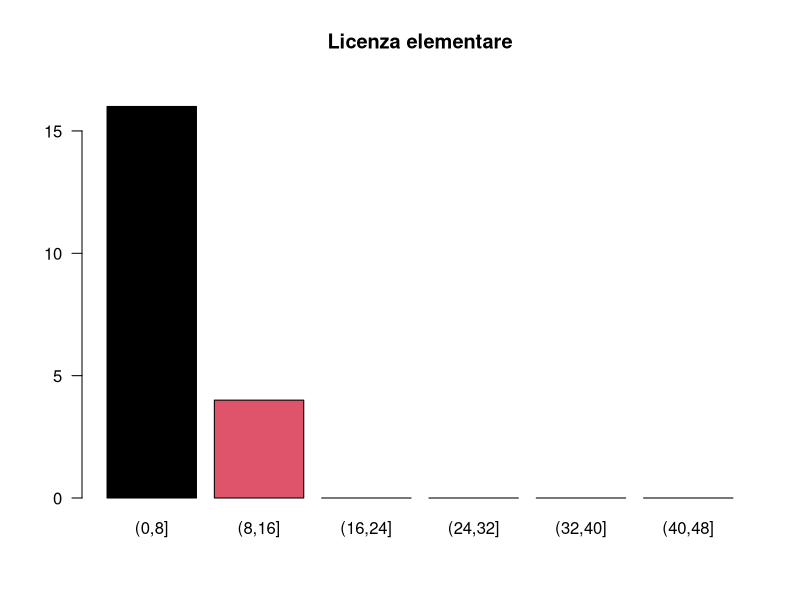
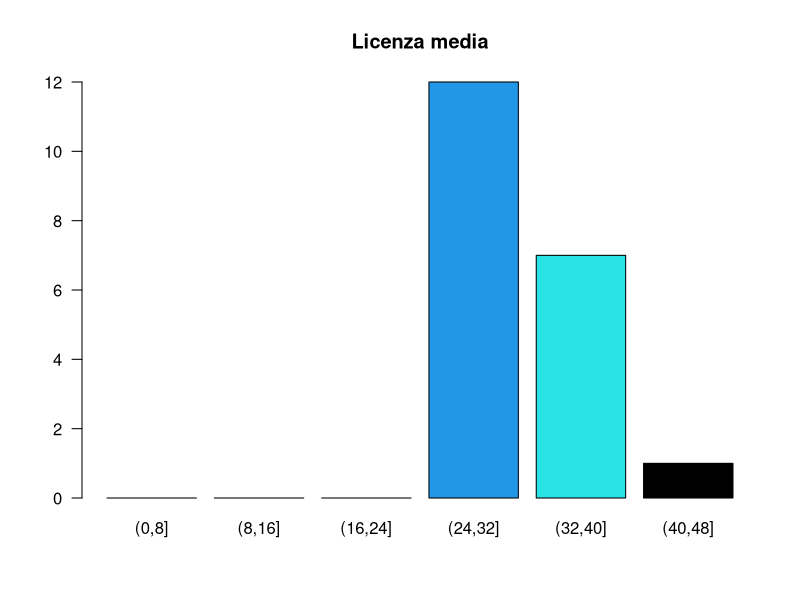
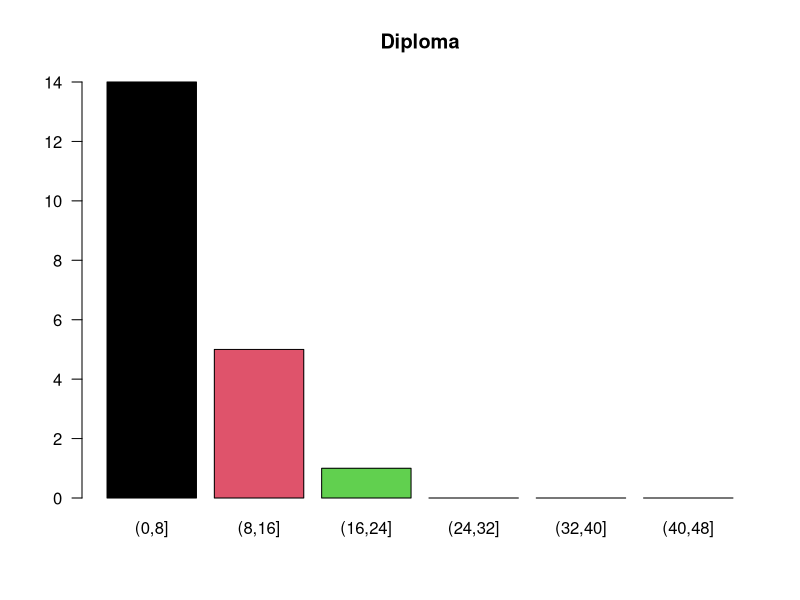
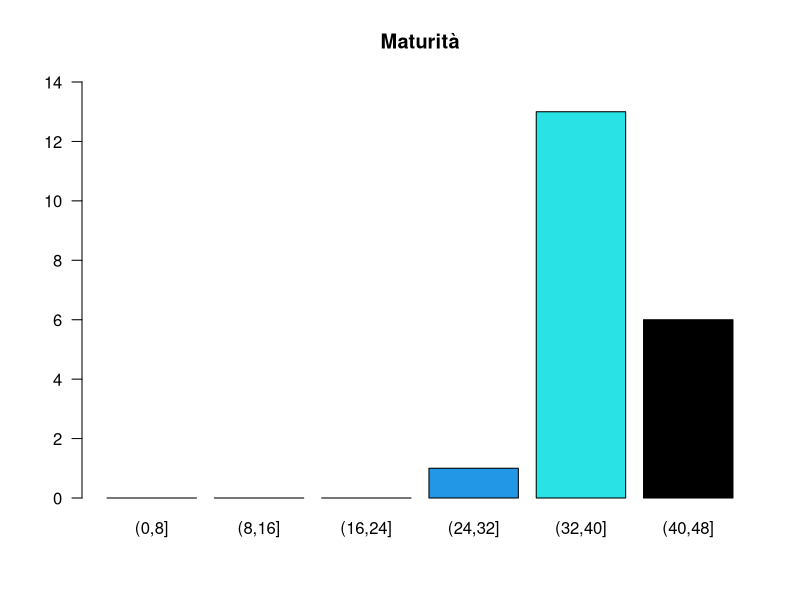
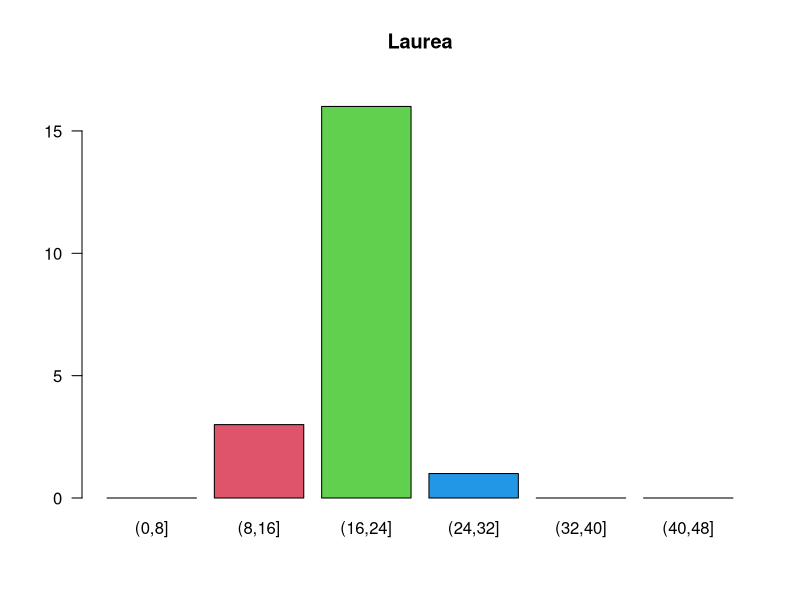
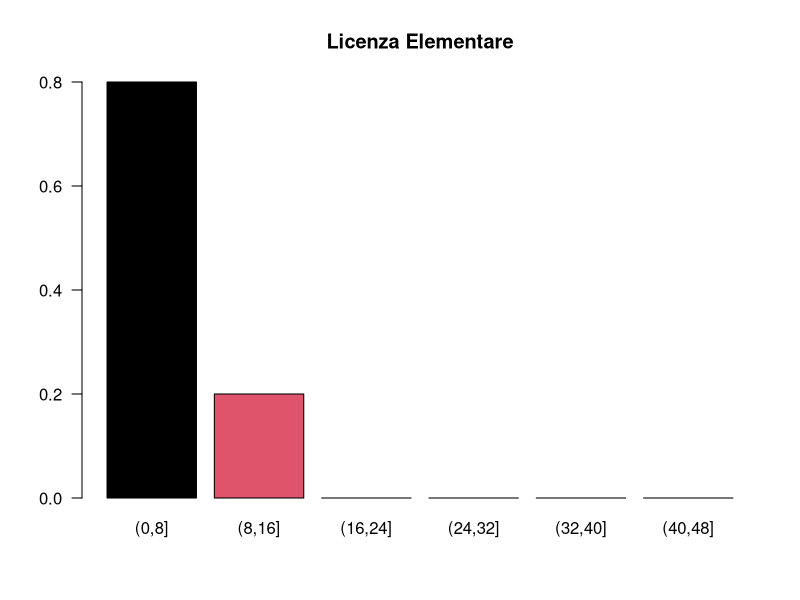
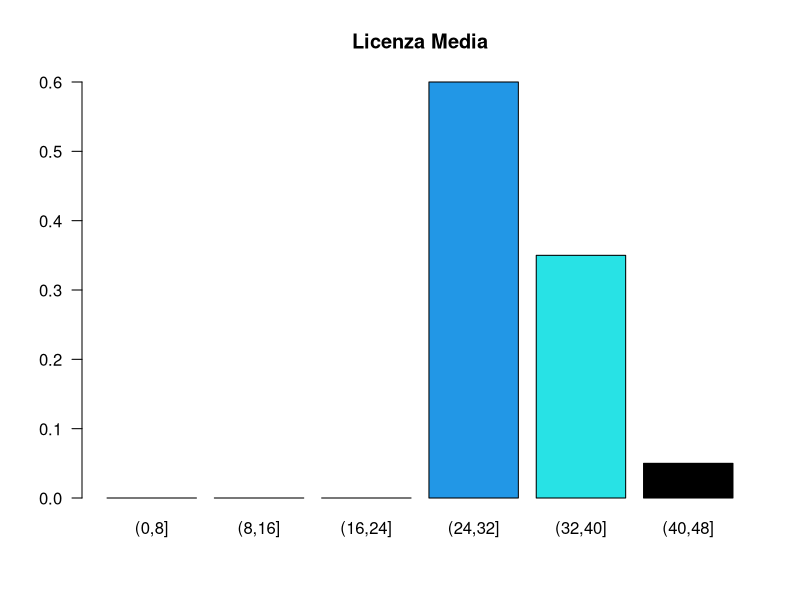
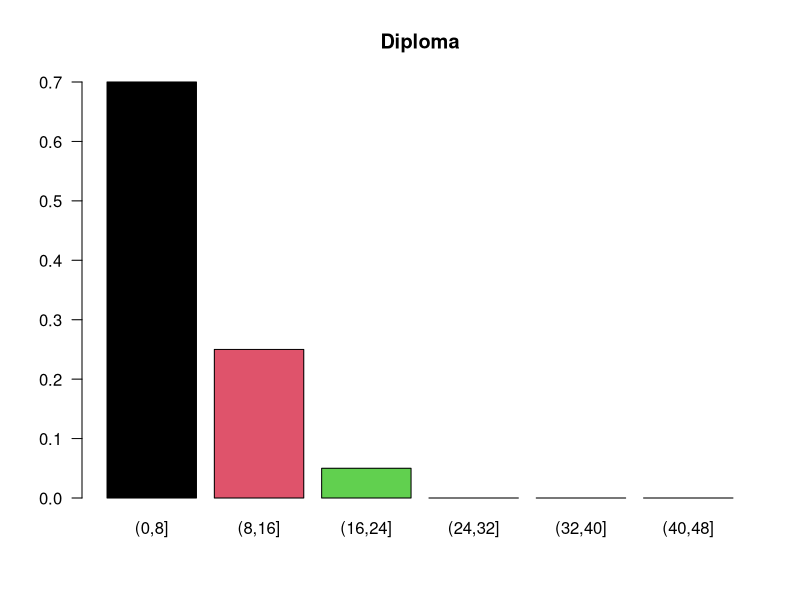

These charts were generated, in order, by the following R code: (Note: this script raises an error after producing the figures.)
licenza_elementare_o_nessuno <- c(3.4, 3.0, 2.6, 2.8, 2.1, 2.6, 2.3, 2.7, 3.8, 3.0, 3.4, 3.1, 3.6, 4.3, 9.9, 9.5, 5.6, 10.4, 9.1, 5.6)
licenza_media <- c(33.1, 34.8, 28.6, 32.0, 30.2, 31.8, 26.3, 28.7, 31.5, 25.3, 31.1, 26.1, 28.4, 34.1, 36.1, 38.9, 30.7, 34.6 ,38.2, 41.3)
diploma <- c(9.7, 7.5, 6.6, 10.4, 18.3, 11.7, 11.9, 8.7, 5.5, 6.2, 6.4, 2.9, 3.9, 3.1, 3.1, 2.8, 3.9, 2.1, 2.1, 2.4)
maturita <- c(33.7, 34.8, 40.2, 33.0, 29.4, 33.9, 37.8, 36.3, 37.8, 42.2, 37.6, 40.7, 42.7, 40.3, 34.4, 33.3, 42.0, 36.8, 35.5, 32.8)
laurea <- c(19.8, 19.6, 21.8, 21.6, 19.8, 19.7, 21.3, 23.3, 21.1, 23.1, 21.1, 26.9, 21.1, 18.6, 16.2, 15.3, 17.5, 15.9, 14.9, 17.6)

matricePopolazionePerTitoliDiStudio <- cbind(licenza_elementare_o_nessuno, licenza_media, diploma, maturita, laurea)
regioni <- c("Piemonte", "Valle d'Aosta", "Liguria", "Lombardia", "Trentino Alto Adige","Veneto", "Friuli-Venezia Giulia", "Emilia-Romagna", "Toscana","Umbria", "Marche","Lazio", "Abruzzo", "Molise", "Campania", "Puglia", "Basilicata", "Calabria", "Sicilia", "Sardegna")
rownames(matricePopolazionePerTitoliDiStudio) <- regioni
titoli <- c("Elementare o nessun titolo", "Medie", "Diploma", "Maturità", "Laurea")
colnames(matricePopolazionePerTitoliDiStudio) <- titoli

regioniAbbreviate <- c("PIE","VDA","LIG","LOM","TAA","VEN","FVG","ER","TOS", "UMB","MAR","LAZ","ABR","MOL","CAM","PUG","BAS","CAL","SIC","SAR")

classiScelte <- c(0,8,16,24,32,40,48)

table(cut(licenza_elementare_o_nessuno,classiScelte))
barplot(table(cut(licenza_elementare_o_nessuno,classiScelte)), col = 1:5, main = "Licenza elementare", las=1, ylim = c(0,17))

table(cut(licenza_media,classiScelte))
barplot(table(cut(licenza_media,classiScelte)), col = 1:5, main = "Licenza media", las=1, ylim = c(0,12))

table(cut(diploma,classiScelte))
barplot(table(cut(diploma,classiScelte)), col = 1:5, main = "Diploma", las=1, ylim = c(0,14))

table(cut(maturita,classiScelte))
barplot(table(cut(maturita,classiScelte)), col = 1:5, main = "Maturità", las=1, ylim = c(0,14))

table(cut(laurea,classiScelte))
barplot(table(cut(laurea,classiScelte)), col = 1:5, main = "Laurea", las=1, ylim = c(0,17))


table(cut(licenza_elementare_o_nessuno,classiScelte))/length(licenza_elementare_o_nessuno)
barplot(table(cut(licenza_elementare_o_nessuno,classiScelte))/length(licenza_elementare_o_nessuno), col = 1:5, main = "Licenza Elementare", las=1, ylim = c(0,0.8))

table(cut(licenza_media,classiScelte))/length(licenza_media)
barplot(table(cut(licenza_media,classiScelte))/length(licenza_media), col = 1:5, main = "Licenza Media", las=1, ylim = c(0,0.6))

table(cut(diploma,classiScelte))/length(diploma)
barplot(table(cut(diploma,classiScelte))/length(diploma), col = 1:5, main = "Diploma", las=1, ylim = c(0,0.7))

table(cut(maturita,classiScelte))/length(maturita)
barplot(table(cut(maturita,classiScelte))/length(maturita), col = 1:5, main = "Maturità", las=1, ylim = c(0,0.7))

table(cut(laurea,classiScelte))/length(laurea)
barplot(table(cut(laurea,classiScelte))/length(laurea), col = 1:5, main = "Laurea", las=1, ylim = c(0,0.8))


barplot(matricePopolazionePerTitoliDiStudio[,1], col = 1:20, main = "Percentuale di persone con nessun titolo o licenza elementare",las=2, names.arg=regioniAbbreviate, ylim = c(0,15))
barplot(matricePopolazionePerTitoliDiStudio[,2], col = 1:20, main = "Percentuale di persone con la sola licenza media",las=2, names.arg=regioniAbbreviate, ylim = c(0,45))
barplot(matricePopolazionePerTitoliDiStudio[,3], col = 1:20, main = "Percentuale di persone con diploma professionale",las=2, names.arg=regioniAbbreviate, ylim = c(0,20))
barplot(matricePopolazionePerTitoliDiStudio[,4], col = 1:20, main = "Percentuale di persone con la maturità",las=2, names.arg=regioniAbbreviate, ylim = c(0,45))
barplot(matricePopolazionePerTitoliDiStudio[,5], col = 1:20, main = "Percentuale di persone con la laurea",las=2, names.arg=regioniAbbreviate, ylim = c(0,30))


italia <- c(
  rep("Licenza Elementare o Nessun Titolo",4.9),
  rep("Licenza Media",32.5),
  rep("Diploma",6.6),
  rep("Maturità",35.7),
  rep("Laurea",20.1)
)
pie(table(italia),col = 1:5)


plot(licenza_elementare_o_nessuno, ylab="Percentuale nessun titolo o licenza elementare", xlab="Regioni", col =1:20,type = "b",axes = FALSE)
box(which = "plot", lty = "solid")
axis(side=2)
axis(side=1, at=1:20, labels=regioniAbbreviate,cex.axis=0.50)

plot(licenza_media, ylab="Percentuale licenza media", xlab="Regioni", col =1:20,type = "b",axes = FALSE)
box(which = "plot", lty = "solid")
axis(side=2)
axis(side=1, at=1:20, labels=regioniAbbreviate,cex.axis=0.50)

plot(diploma, ylab="Percentuale Diploma", xlab="Regioni", col =1:20,type = "b",axes = FALSE)
box(which = "plot", lty = "solid")
axis(side=2)
axis(side=1, at=1:20, labels=regioniAbbreviate,cex.axis=0.50)

plot(maturita, ylab="Percentuale Maturità", xlab="Regioni", col =1:20,type = "b",axes = FALSE)
box(which = "plot", lty = "solid")
axis(side=2)
axis(side=1, at=1:20, labels=regioniAbbreviate,cex.axis=0.50)

plot(laurea, ylab="Percentuale Laurea", xlab="Regioni", col =1:20,type = "b",axes = FALSE)
box(which = "plot", lty = "solid")
axis(side=2)
axis(side=1, at=1:20, labels=regioniAbbreviate,cex.axis=0.50)


laureaHistOutput<-hist(laurea ,freq=TRUE ,main=" Istogramma laurea", ylab="Frequenza assoluta delle classi ",col = 1:7)
str(laureaHistOutput)
laureaHistOutput$breaks
laureaHistOutput$counts
laureaHistOutput$density
laureaHistOutput$mids
laureaHistOutput$density * 2

laureaHistOutputRel<-hist(laurea ,freq=FALSE ,main=" Istogramma laurea", ylab="Frequenza relativa delle classi ",col = 1:7)
str(laureaHistOutputRel)
laureaHistOutputRel$breaks
laureaHistOutputRel$counts
laureaHistOutputRel$density
laureaHistOutputRel$mids


quantile(licenza_elementare_o_nessuno)
summary(licenza_elementare_o_nessuno)

boxplot(licenza_elementare_o_nessuno, main = "boxplot nessun titolo o licenza elementare", col = "red", horizontal = TRUE)
axis(side=2, 3:12, cex.axis=0.80)
box()

summary(laurea)

elementariBoxPlotStats <- boxplot.stats(licenza_elementare_o_nessuno)
elementariBoxPlotStats$stats[1]
elementariBoxPlotStats$stats[5]
elementariBoxPlotStats$out

boxplot(licenza_media, main = "boxplot licenza media", col = "green", horizontal = TRUE)
axis(side=2, 3:12, cex.axis=0.80)
box()

mediaBoxPlotStats <- boxplot.stats(licenza_media)
mediaBoxPlotStats$stats[1]
mediaBoxPlotStats$stats[5]
mediaBoxPlotStats$out

boxplot(diploma, main = "boxplot diploma", col = "blue", horizontal = TRUE)
axis(side=2, 3:12, cex.axis=0.80)
box()

diplomaBoxPlotStats <- boxplot.stats(diploma)
diplomaBoxPlotStats$stats[1]
diplomaBoxPlotStats$stats[5]
diplomaBoxPlotStats$out

boxplot(maturita, main = "boxplot maturità", col = "purple", horizontal = TRUE)
axis(side=2, 3:12, cex.axis=0.80)
box()

maturitaBoxPlotStats <- boxplot.stats(maturita)
maturitaBoxPlotStats$stats[1]
maturitaBoxPlotStats$stats[5]
maturitaBoxPlotStats$out

boxplot(laurea, main = "boxplot laurea", col = "yellow", horizontal = TRUE)
axis(side=2, 3:12, cex.axis=0.80)
box()

laureaBoxPlotStats <- boxplot.stats(laurea)
laureaBoxPlotStats$stats[1]
laureaBoxPlotStats$stats[5]
laureaBoxPlotStats$out

boxplot(licenza_elementare_o_nessuno, licenza_media, diploma, maturita, laurea, col = c("red","green","blue","purple", "yellow"), names = c("Elementare", "Media", "Diploma", "Maturità", "Laurea"))

plot(licenza_media,laurea, main = "Percentuale conseguimento medie in funzione perncentuale laureati",  xlab = "Percentuale medie", ylab = "Percentuale laurea", col ="red")
abline (h=mediaCampionariaLaurea, col="green")
abline (h=medianaLaurea, lty=2, col="blue")
abline (v=mediaCampionariaMedie, col="green")
abline (v=medianaMedie, lty=2, col="blue")


pairs(matricePopolazionePerTitoliDiStudio,
      main = "Scatterplot per tutte le coppie di variabili")

plot(
  ecdf(laurea),
  main="Funzione di distribuzione empirica discreta relativo alle lauree ", verticals = TRUE , col="red")
ecdf(laurea)(17)


classiDistrEmpCont <-c(0, 5, 10, 15, 20, 25, 30, 35, 40, 45, 50)	

FrequenzaCumulateLicEle <- cumsum (table ( cut(licenza_elementare_o_nessuno , breaks =classiDistrEmpCont , right =FALSE )))/length (licenza_elementare_o_nessuno)

FrequenzaCumulateLicEle <- c(0,FrequenzaCumulateLicEle)
plot(classiDistrEmpCont , FrequenzaCumulateLicEle , type = "b", axes = FALSE , main = "Funzione di distribuzione empirica continua licenza elementare", col="red", xlab = "Classi", ylab = "Frequenze cumulate")
axis(1, classiDistrEmpCont, cex.axis=0.80)
axis(2, format (FrequenzaCumulateLicEle , digits = 2), cex.axis=0.80)
box ()


FrequenzaCumulateLicMed <- cumsum (table ( cut(licenza_media , breaks =classiDistrEmpCont , right =FALSE )))/length (licenza_media)

FrequenzaCumulateLicMed <- c(0,FrequenzaCumulateLicMed)
plot(classiDistrEmpCont , FrequenzaCumulateLicMed , type = "b", axes = FALSE , main = "Funzione di distribuzione empirica continua licenza media", col="green", xlab = "Classi", ylab = "Frequenze cumulate")
axis(1, classiDistrEmpCont, cex.axis=0.80)
axis(2, format (FrequenzaCumulateLicMed , digits = 2), cex.axis=0.80)
box ()

FrequenzaCumulateDip <- cumsum (table ( cut(diploma , breaks =classiDistrEmpCont , right =FALSE )))/length (diploma)

FrequenzaCumulateDip <- c(0,FrequenzaCumulateDip)
plot(classiDistrEmpCont , FrequenzaCumulateDip , type = "b", axes = FALSE , main = "Funzione di distribuzione empirica continua diploma", col="blue", xlab = "Classi", ylab = "Frequenze cumulate")
axis(1, classiDistrEmpCont, cex.axis=0.80)
axis(2, format (FrequenzaCumulateDip , digits = 2), cex.axis=0.80)
box ()

FrequenzaCumulateMat <- cumsum (table ( cut(maturita , breaks =classiDistrEmpCont , right =FALSE )))/length (maturita)

FrequenzaCumulateMat <- c(0,FrequenzaCumulateMat)
plot(classiDistrEmpCont , FrequenzaCumulateMat , type = "b", axes = FALSE , main = "Funzione di distribuzione empirica continua maturità", col="purple", xlab = "Classi", ylab = "Frequenze cumulate")
axis(1, classiDistrEmpCont, cex.axis=0.80)
axis(2, format (FrequenzaCumulateMat , digits = 2), cex.axis=0.80)
abline (h=0.5, lty=2, col="blue")
box ()

FrequenzaCumulateLau <- cumsum (table ( cut(laurea , breaks =classiDistrEmpCont , right =FALSE )))/length (laurea)

FrequenzaCumulateLau <- c(0,FrequenzaCumulateLau)
plot(classiDistrEmpCont , FrequenzaCumulateLau , type = "b", axes = FALSE , main = "Funzione di distribuzione empirica continua laurea", col="gold2", xlab = "Classi", ylab = "Frequenze cumulate")
axis(1, classiDistrEmpCont, cex.axis=0.80)
axis(2, format (FrequenzaCumulateLau , digits = 2), cex.axis=0.80)
box ()

boxplot(licenza_elementare_o_nessuno, main = "Boxplot Elementare", col = "red", horizontal = TRUE)
axis(side=2, 3:12, cex.axis=0.80)
box()

boxplot(licenza_media, main = "Boxplot Media", col = "green", horizontal = TRUE)
axis(side=2, 3:12, cex.axis=0.80)
box()

boxplot(diploma, main = "Boxplot Diploma", col = "blue", horizontal = TRUE)
axis(side=2, 3:12, cex.axis=0.80)
box()

boxplot(maturita, main = "Boxplot Maturità", col = "purple", horizontal = TRUE)
axis(side=2, 3:12, cex.axis=0.80)
box()

boxplot(laurea, main = "Boxplot Laurea", col = "yellow", horizontal = TRUE)
axis(side=2, 3:12, cex.axis=0.80)
box()

mediaCampionariaElementari <- mean(licenza_elementare_o_nessuno)
mediaCampionariaElementari

mediaCampionariaMedie <- mean(licenza_media)
mediaCampionariaMedie

mediaCampionariaDiploma <- mean(diploma)
mediaCampionariaDiploma

mediaCampionariaMaturita <- mean(maturita)
mediaCampionariaMaturita

mediaCampionariaLaurea <- mean(laurea)
mediaCampionariaLaurea


medianaElementari <- median(licenza_elementare_o_nessuno) 
medianaElementari

medianaMedie <- median(licenza_media) 
medianaMedie

medianaDiploma <- median(diploma) 
medianaDiploma

medianaMaturita <- median(maturita) 
medianaMaturita

medianaLaurea <- median(laurea) 
medianaLaurea

quantile(laurea)
quantile(laurea, type = 2)
quantile(laurea, type = 1)


varianzaElementari <- var(licenza_elementare_o_nessuno) 
varianzaElementari

varianzaMedie <- var(licenza_media) 
varianzaMedie

varianzaDiploma <- var(diploma)
varianzaDiploma

varianzaMaturita <- var(maturita) 
varianzaMaturita

varianzaLaurea <- var(laurea)
varianzaLaurea


deviazioneStandardElementari <- sd(licenza_elementare_o_nessuno)
deviazioneStandardElementari

deviazioneStandardMedie <- sd(licenza_media)
deviazioneStandardMedie

deviazioneStandardDiploma <- sd(diploma)
deviazioneStandardDiploma

deviazioneStandardMaturita <- sd(maturita)
deviazioneStandardMaturita

deviazioneStandardLaurea <- sd(laurea)
deviazioneStandardLaurea

cv <- function (x){
  sd(x)/abs(mean(x))
}

cvElementare <- cv(licenza_elementare_o_nessuno)
cvMedie <- cv(licenza_media)
cvDiploma <- cv(diploma)
cvMaturita <- cv(maturita) 
cvLaurea <- cv(laurea)

cvElementare
cvMedie
cvDiploma
cvMaturita 
cvLaurea
               
               
skw <-function (x){ n<-length (x)
m2  <-(n  -1)*var(x)/n
m3  <-  (sum(  (x-mean(x))^3))/n
m3/(m2  ^1.5)
}

skw(licenza_elementare_o_nessuno)
skw(licenza_media)
skw(diploma)
skw(maturita)
skw(laurea)


curt <-function (x){ n<-length (x)
m2  <-(n-1)*var  (x)/n
m4  <-  (sum(  (x-mean(x))^4)  )/n
m4/(m2^2)  -3
}

curt(licenza_elementare_o_nessuno)
curt(licenza_media)
curt(diploma)
curt(maturita)
curt(laurea)


covarianzaMedLau <- cov(licenza_media,laurea) 
covarianzaMedLau

coefficienteCorrelazioneMedLau <- cor(licenza_media,laurea) 
coefficienteCorrelazioneMedLau

plot(licenza_media ,laurea ,main="Retta di regressione ", xlab="Licenza media",ylab="Laurea", col ="red")
abline (lm(laurea~licenza_media ), col="blue")
stime <-fitted (lm(laurea~licenza_media))
segments (licenza_media ,stime ,licenza_media,laurea , col =" magenta ")

residui <-resid (lm(laurea ~ licenza_media ))
plot(licenza_media ,residui , main=" Diagramma  dei  residui ", xlab=" Medie",ylab=" Residui ",pch =9, col ="red ")
abline (h=0, col ="blue ",lty =2)

plot(valoriStimati , residuiStandardizzati , main =" Residui standard rispetto  ai valori   stimati ", xlab="Valori   stimati ",ylab =" Residui   standard ",pch =5, col ="red ")
abline (h=0, col ="blue ",lty =2)

plot( valoriStimatiMult , residuiStandardizzatiMulti , main=" Residui standard rispetto ai valori stimati (Regressione Multipla)", xlab=" Valori   stimati ",ylab=" Residui   standard ",pch =5, col ="red ")
abline (h=0, col =" blue",lty =2)

plot(diploma ,laurea ,main="Scatterplot laurea in funzione di diploma ", xlab="Diploma",ylab="Laurea", col ="red")
abline (lm(laurea~diploma ), col="blue")

beta <-(sd(laurea )/sd(licenza_media ))*cor(licenza_media ,laurea)
alpha <-mean(laurea)-beta*mean(licenza_media)
c(alpha ,beta)

linearModel <- lm(laurea~licenza_media) 
linearModel
attributes(linearModel)
linearModel$coefficients

valoriStimati <- fitted(lm(laurea~licenza_media))
valoriStimati
linearModel$fitted.values

valoriResidui <- resid(lm(laurea~licenza_media))
valoriResidui
linearModel$residuals

residuiStandardizzati <- valoriResidui/sd(valoriResidui)
residuiStandardizzati

median(linearModel$residuals)
var(linearModel$residuals)
sd(linearModel$residuals)

(cor(licenza_media,laurea))^2
summary(linearModel)$r.square

cov(matricePopolazionePerTitoliDiStudio)
cor(matricePopolazionePerTitoliDiStudio)

linearModelMultiplo <- lm(laurea~licenza_media+ licenza_elementare_o_nessuno+ diploma+ maturita)
linearModelMultiplo

valoriStimatiMult <- fitted(linearModelMultiplo) 
valoriStimatiMult
linearModelMultiplo$fitted.values

valoriResiduiMult <- resid(linearModelMultiplo)
valoriResiduiMult
linearModelMultiplo$residuals

median(linearModelMultiplo$residuals)
var(linearModelMultiplo$residuals)
sd(linearModelMultiplo$residuals)

residuiStandardizzatiMulti <- valoriResiduiMult/sd(valoriResiduiMult)
residuiStandardizzatiMulti

summary(linearModelMultiplo)$r.square

summary(lm(laurea~diploma))$r.square

regressionePolinomiale <-lm(laurea~diploma+I((diploma)^2)) 
regressionePolinomiale

summary (regressionePolinomiale)$r.square

plot(diploma,laurea,main="Lineare",xlab="Diploma",ylab="Laurea" , col = "red")
alpha <- regressionePolinomiale$coefficients[[1]]
beta <- regressionePolinomiale$coefficients[[2]]
gamma <- regressionePolinomiale$coefficients[[3]]
abline(lm(laurea~diploma), col = "blue")
curve (alpha+beta*x+gamma*x^2, add=TRUE, col = "green")
stime <- fitted (lm(laurea~diploma+I((diploma)^2)))
segments (diploma , stime, diploma,laurea , col =" magenta ")


matriceDistanzeEuclidea <- dist(matricePopolazionePerTitoliDiStudio, method = "euclidean", diag = FALSE, upper = FALSE)
dist(matricePopolazionePerTitoliDiStudio, method = "manhattan", diag = FALSE, upper = FALSE)
dist(matricePopolazionePerTitoliDiStudio, method = "maximum", diag = FALSE, upper = FALSE)
dist(matricePopolazionePerTitoliDiStudio, method =  "minkowski", 3, diag = FALSE, upper = FALSE)
dist(matricePopolazionePerTitoliDiStudio, method = "canberra", diag = FALSE, upper = FALSE)

hclust(dist(matricePopolazionePerTitoliDiStudio),method="complete")	
plot(hclust(dist(matricePopolazionePerTitoliDiStudio),method="complete"), main ="Dendrogramma esempio", xlab="Esempio",sub="")

numeroRighe <- nrow(matricePopolazionePerTitoliDiStudio) 
trHI <- (numeroRighe-1) *sum(apply(matricePopolazionePerTitoliDiStudio,2, var )) 
trHI

legameSingolo <- hclust(matriceDistanzeEuclidea,method="single")
legameSingolo$merge
legameSingolo$height

plot(hclust(dist(matriceDistanzeEuclidea),method="single"), main ="Dendrogramma esempio", xlab="Esempio",sub="")

plot(legameSingolo , hang = -1, xlab=" Metodo legame singolo",main = "Dendrogramma metodo legame singolo",sub ="suddivisione in 4 gruppi ")
axis( side =4, at=round (c(0, legameSingolo $ height ) ,2))
rect.hclust (legameSingolo , k = 4, border = " red ")

plot(c(0, legameSingolo$height ),seq (20 ,1) ,type="b", main=" Screeplot metodo legame singolo ",xlab=" Distanza  di  aggregazione",ylab="Numero  di  cluster ", col ="red ")

plot(legameCompleto , hang = -1, xlab=" Metodo legame completo",main = "Dendrogramma metodo legame completo",sub ="suddivisione in 4 gruppi ")
axis( side =4, at=round (c(0, legameCompleto $ height ) ,2))
rect.hclust (legameCompleto , k = 4, border = " red ")

plot(c(0, legameCompleto$height ),seq (20 ,1) ,type="b", main=" Screeplot metodo legame completo ",xlab=" Distanza  di  aggregazione",ylab="Numero  di  cluster ", col ="red ")

plot(legameMedio , hang = -1, xlab=" Metodo legame medio",main = "Dendrogramma metodo legame medio",sub ="suddivisione in 4 gruppi ")
axis( side =4, at=round (c(0, legameMedio $ height ) ,2))
rect.hclust (legameMedio , k = 4, border = " red ")

plot(c(0, legameMedio$height ),seq (20 ,1) ,type="b", main=" Screeplot metodo legame medio ",xlab=" Distanza  di  aggregazione",ylab="Numero  di  cluster ", col ="red ")

plot(metodoCentroide , hang = -1, xlab=" Metodo centroide",main = "Dendrogramma metodo centroide",sub ="suddivisione in 4 gruppi ")
axis( side =4, at=round (c(0, metodoCentroide $ height ) ,2))
rect.hclust (metodoCentroide , k = 4, border = " red ")

plot(metodoMediana , hang = -1, xlab=" Metodo mediana",main = "Dendrogramma metodo mediana",sub ="suddivisione in 4 gruppi ")
axis( side =4, at=round (c(0, metodoMediana $ height ) ,2))
rect.hclust (metodoMediana , k = 4, border = " red ")

taglio <-cutree (legameSingolo , k =3, h = NULL)
num <-table (taglio )
tagliolist <- list(taglio)
agvar <- aggregate (matricePopolazionePerTitoliDiStudio, tagliolist , var)[, -1]
trH1 <-(num [[1]] -1) * sum(agvar [1, ])
if(is.na(trH1)) trH1 <- 0
trH2 <-(num [[2]] -1) *sum(agvar [2, ])
if(is.na(trH2)) trH2 <- 0
trH3 <-(num [[3]] -1) *sum(agvar [3, ])
if(is.na(trH3)) trH3 <- 0
sum <- trH1 + trH2 +trH3
trB <- trHI -  sum 
trB/trHI

taglio <-cutree (legameSingolo , k = 4, h = NULL)
num <-table (taglio )
tagliolist <- list(taglio)
agvar <- aggregate (matricePopolazionePerTitoliDiStudio, tagliolist , var)[, -1]
trH1 <-(num [[1]] -1) * sum(agvar [1, ])
if(is.na(trH1)) trH1 <- 0
trH2 <-(num [[2]] -1) *sum(agvar [2, ])
if(is.na(trH2)) trH2 <- 0
trH3 <-(num [[3]] -1) *sum(agvar [3, ])
if(is.na(trH3)) trH3 <- 0
sum <- trH1 + trH2 +trH3
trB <- trHI -  sum 
trB/trHI

taglio <-cutree (legameSingolo , k = 5, h = NULL)
num <-table (taglio )
tagliolist <- list(taglio)
agvar <- aggregate (matricePopolazionePerTitoliDiStudio, tagliolist , var)[, -1]
trH1 <-(num [[1]] -1) * sum(agvar [1, ])
if(is.na(trH1)) trH1 <- 0
trH2 <-(num [[2]] -1) *sum(agvar [2, ])
if(is.na(trH2)) trH2 <- 0
trH3 <-(num [[3]] -1) *sum(agvar [3, ])
if(is.na(trH3)) trH3 <- 0
sum <- trH1 + trH2 +trH3
trB <- trHI -  sum 
trB/trHI

legameCompleto <- hclust(matriceDistanzeEuclidea,method="complete")
legameCompleto$merge
legameCompleto$height
legameCompleto$order
legameCompleto$labels
legameCompleto$method
legameCompleto$call
legameCompleto$dist.method

taglio <-cutree (legameCompleto , k = 4, h = NULL)
num <-table (taglio )
tagliolist <- list(taglio)
agvar <- aggregate (matricePopolazionePerTitoliDiStudio, tagliolist , var)[, -1]
trH1 <-(num [[1]] -1) * sum(agvar [1, ])
if(is.na(trH1)) trH1 <- 0
trH2 <-(num [[2]] -1) *sum(agvar [2, ])
if(is.na(trH2)) trH2 <- 0
trH3 <-(num [[3]] -1) *sum(agvar [3, ])
if(is.na(trH3)) trH3 <- 0
sum <- trH1 + trH2 +trH3
trB <- trHI -  sum 
trB/trHI

taglio <-cutree (legameCompleto , k = 5, h = NULL)


legameMedio <- hclust(matriceDistanzeEuclidea,method="average") 
legameMedio$merge

taglio <-cutree (legameMedio , k = 3, h = NULL)
num <-table (taglio )
tagliolist <- list(taglio)
agvar <- aggregate (matricePopolazionePerTitoliDiStudio, tagliolist , var)[, -1]
trH1 <-(num [[1]] -1) * sum(agvar [1, ])
if(is.na(trH1)) trH1 <- 0
trH2 <-(num [[2]] -1) *sum(agvar [2, ])
if(is.na(trH2)) trH2 <- 0
trH3 <-(num [[3]] -1) *sum(agvar [3, ])
if(is.na(trH3)) trH3 <- 0
sum <- trH1 + trH2 +trH3
trB <- trHI -  sum 
trB/trHI

matriceDistanzeEuclideaQuadrato <- matriceDistanzeEuclidea^2	
metodoCentroide <- hclust(matriceDistanzeEuclideaQuadrato,method="centroid")
metodoCentroide$merge

taglio <-cutree (metodoCentroide , k = 3, h = NULL)
num <-table (taglio )
tagliolist <- list(taglio)
agvar <- aggregate (matricePopolazionePerTitoliDiStudio, tagliolist , var)[, -1]
trH1 <-(num [[1]] -1) * sum(agvar [1, ])
if(is.na(trH1)) trH1 <- 0
trH2 <-(num [[2]] -1) *sum(agvar [2, ])
if(is.na(trH2)) trH2 <- 0
trH3 <-(num [[3]] -1) *sum(agvar [3, ])
if(is.na(trH3)) trH3 <- 0
sum <- trH1 + trH2 +trH3
trB <- trHI -  sum 
trB/trHI

metodoMediana <- hclust(matriceDistanzeEuclideaQuadrato,method="median")
metodoMediana$merge

taglio <-cutree (metodoMediana , k = 3, h = NULL)
num <-table (taglio )
tagliolist <- list(taglio)
agvar <- aggregate (matricePopolazionePerTitoliDiStudio, tagliolist , var)[, -1]
trH1 <-(num [[1]] -1) * sum(agvar [1, ])
if(is.na(trH1)) trH1 <- 0
trH2 <-(num [[2]] -1) *sum(agvar [2, ])
if(is.na(trH2)) trH2 <- 0
trH3 <-(num [[3]] -1) *sum(agvar [3, ])
if(is.na(trH3)) trH3 <- 0
sum <- trH1 + trH2 +trH3
trB <- trHI -  sum 
trB/trHI

km <- kmeans (matricePopolazionePerTitoliDiStudio, centers = 3 , iter.max = 20, nstart = 10)
km
km$betweenss/km$totss




rect.hclust (legameCompleto , k = 5, border = " red ")



dnorm(x, mean = mu , sd = sigma )

curve(dnorm (x,mean=2,sd =1) ,from=-2, to=6, xlab="x",ylab="f(x)", main="Densita Normale con mu = 2 e sigma = 1")
curve(dnorm (x,mean=-1,sd =1) ,from=-6, to=6, xlab="x",ylab="f(x)", add=TRUE,col = "blue")
curve(dnorm (x,mean=1,sd =1) ,from=-6, to=6, xlab="x",ylab="f(x)", add=TRUE, col = "green")

curve(dnorm(x,mean=0, sd =0.5) ,from=-4, to=4, xlab="x", ylab="f(x)",main="mu=0;	sigma = 0.5 ,1 ,1.5 ",col = "blue")
curve(dnorm(x,mean=0, sd=1) ,from=-4, to=4, xlab="x",ylab="f(x)", add=TRUE,col="red")
curve(dnorm(x,mean=0, sd =1.5) ,from=-4, to=4, xlab="x",ylab="f(x)", add=TRUE,col="green")


pnorm(x, mean = mu , sd = sigma , lower.tail = TRUE)

curve(pnorm (x,mean=0,sd =0.5) ,from=-4, to=4, xlab="x", ylab=expression (P(X<=x)),main="mu=0; sigma = 0.5 ,1 ,1.5 ",lty =2)
text (-0.4,0.8, "sigma = 0.5")
curve(pnorm (x,mean=0,sd=1) ,add=TRUE,col="red")
arrows (-1,0.1,0.21,0.18, code=1, length = 0.10)
text (0.8 ,0.2 , "sigma = 1")
curve(pnorm (x,mean=0,sd =1.5) ,add =TRUE ,lty =3)
text (-2.2,0.2, "sigma = 1.5")

pnorm (3, mean=0,sd =1) - pnorm (-3,mean=0, sd=1)


qnorm(z, mean = mu , sd = sigma , lower.tail = TRUE)

scelta <- c(0 ,0.25,0.5 ,0.75,1)
qnorm(scelta, mean = 0, sd = 1)


hist(rnorm(500, mean = mu , sd = sigma ))

campione <- rnorm(10000,mean = 1000 , sd = 1.5)	

boxplot(campione, main = "Boxplot Campione Normale", col = "blue", horizontal = TRUE)
axis(side=2, 3:12, cex.axis=0.80)
box()



stimaMediaMomenti <-mean(campione) 
stimaMediaMomenti

stimaVarianzaMomenti <-(length (campione) -1)*var(campione)/length (campione)
stimaVarianzaMomenti


alpha <-1 - 0.95
deviazioneStandard <- 1.5
n<-length (campione)
#stima del  limite  superiore
mean(campione)+qnorm (1- alpha /2,mean=0,sd =1)*deviazioneStandard/sqrt(n)
#stima del limite inferiore
mean(campione)-qnorm (1- alpha /2,mean=0,sd =1)*deviazioneStandard/sqrt(n)

alpha <-1 - 0.95
deviazioneStandard <- sd(campione)
deviazioneStandard
n<-length (campione)
#stima del limite inferiore
mean(campione)-qt(1- alpha /2,df=n-1)*deviazioneStandard/sqrt(n)
#stima del  limite  superiore
mean(campione)+qt(1- alpha /2,df=n-1)*deviazioneStandard/sqrt(n)

n <- length (campione) 
mu <- 1000
alpha <-1 - 0.95

#stima del limite inferiore
((n-1)*var  (campione)+n*(mean(campione)-mu)**2)/qchisq  (1-  alpha/2,df=n)
#stima del  limite  superiore
((n-1)*var  (campione)+n*(mean(campione)-mu)**2)/qchisq(alpha/2,df=n)

n <- length (campione) 
alpha <-1 - 0.95
(n-1) *var(campione)/qchisq (1- alpha/2,df=n -1)
(n-1) *var(campione)/qchisq  (alpha /2,df=n-1)


campione2 <- rnorm(9000,mean = 980 , sd = 2)

alpha <-1 -0.95
n1 <- length(campione) 
n2 <- length(campione2)

m1 <- mean(campione)
m2 <- mean(campione2)
sigma1 <- 2.25
sigma2 <- 4

#stima del limite inferiore
m1-m2 -qnorm  (1-  alpha/2,mean=0, sd=1)*sqrt(sigma1 ^2/n1+sigma2 ^2/n2)
#stima del  limite  superiore
m1-m2+qnorm  (1-  alpha/2,mean=0, sd=1)*sqrt(sigma1 ^2/n1+sigma2 ^2/n2)

alpha <-1 -0.99
n1 <- length(campione)
n2 <- length(campione2)
m1 <- mean(campione) 
m2 <- mean(campione2)

s1 <- sd(campione) 
s2 <- sd(campione2)

#stima del limite inferiore
m1-m2 -qnorm  (1-  alpha/2,mean=0, sd=1)*sqrt(s1^2/n1+s2^2/n2)
#stima del  limite  superiore
m1-m2+qnorm  (1-  alpha/2,mean=0, sd=1)*sqrt(s1^2/n1+s2^2/n2)


alpha <- 0.05
mu0 <- 999.94
sigma <- 2.25

#z alpha/2
qnorm (1- alpha /2,mean=0,sd=1)
#-z alpha/2
-qnorm (1- alpha /2,mean=0,sd=1)

n <- length(campione)
meancamp <-mean(campione)
(meancamp -mu0 )/(sigma/sqrt(n))

alpha <- 0.03
mu0 <- 999.90
sigma <- 2.25

#z alpha/2
qt(1- alpha/2,df=n-1)

#-z alpha/2
-qt(1- alpha/2,df=n-1)

n <- length(campione)
meancamp <-mean(campione) 
sdCamp <- sd(campione) 
(meancamp -mu0)/(sdCamp /sqrt(n))


m <- mean(campione) 
d <- sd(campione)
a <- numeric (4)
for(i in 1:4)
  a[i]<-qnorm (0.2*i,mean=m,sd=d) 
a

r<-5
nint <-numeric (r)
nint [1] <-length (which(campione < a[1]))
nint [2] <-length (which ((campione >= a[1])&(campione <a[2])))
nint [3] <-length (which ((campione >= a[2])&(campione <a[3])))
nint [4] <-length (which ((campione >= a[3])&(campione <a[4])))
nint [5] <-length (which(campione >= a[4]))
nint

chi2 <-sum  ((( nint -n*0.2)/sqrt(n*0.2))^2)
chi2

k<-2
alpha <-0.05
qchisq (alpha/2,df=r-k -1)

qchisq (1- alpha /2,df=r-k-1)


x <- 7:23
y <- dbinom(x,30,0.5) 
plot(x,y,type='h',  ylab='P(x) = x', xlab ='x', lwd=3)
title('Distribuzione Binomiale n = 30, p = 0.5')

par (mfrow =c(2 ,2) )
curve ( dnorm (x, mean =2, sd =1) ,from =-2, to=6, xlab="x",ylab="f(x)", ylim=c (0 ,0.5) ,main="Densità Normale con mu = 2, sigma = 1")

sim1 <-rnorm (500 , mean =2, sd =1)
hist(sim1 ,freq =F, xlim=c(-2,6) ,ylim=c(0 ,0.5) ,breaks =100 , xlab="x", ylab=" Istogramma ",main="Densità Simulata con N = 500")

sim2 <-rnorm (5000 , mean =2, sd =1)
hist(sim2 ,freq =F, xlim=c(-2,6) ,ylim=c(0 ,0.5) ,breaks =100 , xlab="x", ylab=" Istogramma ",main="Densità Simulata con N = 5000")

sim3 <-rnorm (50000 , mean =2, sd =1)
hist(sim3 ,freq =F, xlim=c(-2,6) ,ylim=c(0 ,0.5) ,breaks =100 , xlab="x", ylab=" Istogramma ",main="Densità Simulata con N = 50000")


curve(dnorm(x, mean = 2, sd = 1))
x<- 5
hist(campione, main = 'Istogramma Campione con n = 10000', ylab='Istogramma', xlab ='x', breaks = 100)

par ( mfrow =c(2 ,2) )
p <-0.2
q <-1-p
x <-0:25
n <-25
curve ( dnorm (x,n*p, sqrt(n*p*q)),from=n*p -3* sqrt(n*p*q),to=n*p+3* sqrt(n*p*q),xlab="x",ylab="P(X = x)", main="Binomiale n = 25, p = 0.2")
lines (x, dbinom (x,n ,0.2) ,type="h")

x <-0:50
n <-50
curve ( dnorm (x,n*p, sqrt(n*p*q)),from=n*p -3* sqrt(n*p*q),to=n*p+3* sqrt(n*p*q),xlab="x",ylab="P(X = x)",main=" Binomiale n = 50, p = 0.2")
lines (x, dbinom (x,n ,0.2) ,type="h")

x <-0:75
n <-75
curve ( dnorm (x,n*p, sqrt(n*p*q)),from=n*p -3* sqrt(n*p*q),to=n*p+3* sqrt(n*p*q),xlab="x",ylab="P(X = x)",main=" Binomiale n = 75, p = 0.2")
lines (x, dbinom (x,n ,0.2) ,type="h")

x <-0:100
n <-100
curve ( dnorm (x,n*p, sqrt(n*p*q)),from=n*p -3* sqrt(n*p*q),to=n*p+3* sqrt(n*p*q),xlab="x",ylab="P(X = x)",main=" Binomiale n = 100 , p = 0.2")
lines (x, dbinom (x,n ,0.2) ,type="h")

par ( mfrow =c(2 ,2) )
x <-0:20
n <-20
p <-0.125
q <-1-p
curve ( dnorm (x,n*p, sqrt(n*p*q)),from=n*p -3* sqrt(n*p*q),to=n*p+3* sqrt(n*p*q),xlab="x",ylab="P(X = x)",main="Binomiale n = 20, p = 0.125")
lines (x, dbinom (x,n ,0.125) ,type ="h")

p <-0.25
q <-1-p
curve ( dnorm (x,n*p, sqrt(n*p*q)),from=n*p -3* sqrt(n*p*q),to=n*p+3* sqrt(n*p*q),xlab="x",ylab="P(X = x)",main=" Binomiale n = 20, p = 0.25")
lines (x, dbinom (x,n ,0.25) ,type="h")

p <-0.375
q <-1-p
curve ( dnorm (x,n*p, sqrt(n*p*q)),from=n*p -3* sqrt(n*p*q),to=n*p+3* sqrt(n*p*q),xlab="x",ylab="P(X = x)",main=" Binomiale n = 20, p = 0.375")
lines (x, dbinom (x,n ,0.375) ,type ="h")

p <-0.5
q <-1-p
curve ( dnorm (x,n*p, sqrt(n*p*q)),from=n*p -3* sqrt(n*p*q),to=n*p+3* sqrt(n*p*q),xlab="x",ylab="P(X = x)", main=" Binomiale n = 20, p = 0.5")
lines (x, dbinom (x,n ,0.5) ,type="h")




layout.matrix <- matrix(c(2, 1, 0, 3, 4), nrow = 2, ncol = 3)

layout(mat = layout.matrix,
       heights = c(2, 2), # Heights of the two rows
       widths = c(2, 3)) # Widths of the two columns

layout.show(4)